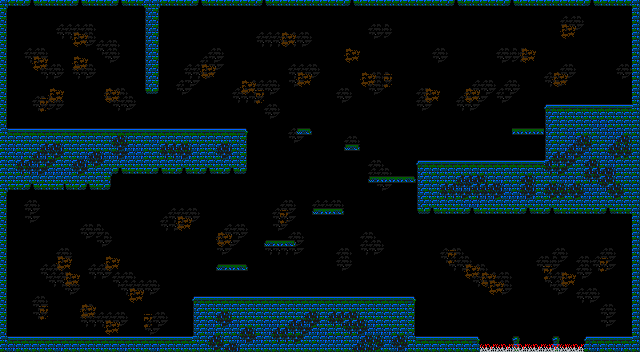

A 2D game scene composited from a Tiled map and its tileset images. What follows is a short description and the map's XML, with each tile layer's data collapsed to a summary:
An orthogonal 80x44 tile map with 8x8 px tiles, 5 tile layers (bg, fg, fg2, owp, ...), 2 tilesets and 50 objects (16x spn_enemy, 14x ent_wall, 7x ent_oneway_platform, 7x ent_dfly, 3x ent_coin, ...).

<map version="1.0" tiledversion="1.0.2" orientation="orthogonal" renderorder="right-down" width="80" height="44" tilewidth="8" tileheight="8" backgroundcolor="#000000" nextobjectid="81">
 <tileset firstgid="1" name="tilesheet_tower" tilewidth="8" tileheight="8" spacing="2" margin="1" tilecount="60" columns="12">
  <image source="../res/img/tilesheet_tower.png" width="120" height="50" />
 </tileset>
 <tileset firstgid="61" name="objects" tilewidth="8" tileheight="8" spacing="2" margin="1" tilecount="60" columns="12">
  <image source="../res/img/tilesheet_objects.png" width="120" height="50" />
 </tileset>
 <layer name="bg" width="80" height="44">
  <data>[3520 cells, 1359 non-empty, 15 distinct tile ids]</data>
 </layer>
 <layer name="fg" width="80" height="44">
  <data>[3520 cells, 337 non-empty, 15 distinct tile ids]</data>
 </layer>
 <objectgroup name="obj" visible="0">
  <object id="30" name="ent_coin" type="ent_coin" gid="63" x="608" y="320" width="8" height="8" />
  <object id="31" type="ent_wall" x="8" y="0" width="624" height="8" />
  <object id="32" name="ent_player" type="ent_player" gid="61" x="48" y="320" width="8" height="8" />
  <object id="33" name="Exit" type="at_door" gid="74" x="312" y="296" width="8" height="8">
   <properties>
    <property name="locked" type="bool" value="true" />
   </properties>
  </object>
  <object id="34" type="ent_oneway_platform" x="216" y="264" width="32" height="8" />
  <object id="35" name="ent_coin" type="ent_coin" gid="63" x="576" y="80" width="8" height="8" />
  <object id="36" name="ent_coin" type="ent_coin" gid="63" x="40" y="80" width="8" height="8" />
  <object id="37" name="Runner SPN" type="spn_enemy" gid="76" x="-48" y="120" width="8" height="8">
   <properties>
    <property name="spawn" value="ent_duck_run" />
   </properties>
  </object>
  <object id="38" name="Hopper Spn" type="spn_enemy" gid="77" x="-48" y="104" width="8" height="8">
   <properties>
    <property name="spawn" value="ent_duck_hop" />
   </properties>
  </object>
  <object id="39" name="Shooter SPN" type="spn_enemy" gid="78" x="-48" y="138" width="8" height="8">
   <properties>
    <property name="spawn" value="ent_duck_shoot" />
   </properties>
  </object>
  <object id="40" name="Random  Dragonfly" type="ent_dfly" gid="68" x="104" y="304" width="8" height="8">
   <properties>
    <property name="pickup_type" value="default" />
   </properties>
  </object>
  <object id="41" name="Random  Dragonfly" type="ent_dfly" gid="68" x="328" y="192" width="8" height="8">
   <properties>
    <property name="pickup_type" value="default" />
   </properties>
  </object>
  <object id="42" name="Random  Dragonfly" type="ent_dfly" gid="68" x="440" y="304" width="8" height="8">
   <properties>
    <property name="pickup_type" value="default" />
   </properties>
  </object>
  <object id="43" name="Random  Dragonfly" type="ent_dfly" gid="68" x="552" y="312" width="8" height="8">
   <properties>
    <property name="pickup_type" value="default" />
   </properties>
  </object>
  <object id="44" name="Random  Dragonfly" type="ent_dfly" gid="68" x="472" y="120" width="8" height="8">
   <properties>
    <property name="pickup_type" value="default" />
   </properties>
  </object>
  <object id="45" name="Random  Dragonfly" type="ent_dfly" gid="68" x="216" y="88" width="8" height="8">
   <properties>
    <property name="pickup_type" value="default" />
   </properties>
  </object>
  <object id="46" name="Random  Dragonfly" type="ent_dfly" gid="68" x="64" y="88" width="8" height="8">
   <properties>
    <property name="pickup_type" value="default" />
   </properties>
  </object>
  <object id="47" type="ent_wall" x="0" y="8" width="8" height="328" />
  <object id="48" type="ent_wall" x="632" y="8" width="8" height="344" />
  <object id="49" type="ent_wall" x="192" y="296" width="224" height="40" />
  <object id="50" type="ent_wall" x="416" y="160" width="216" height="48" />
  <object id="51" type="ent_wall" x="544" y="104" width="88" height="56" />
  <object id="52" type="ent_wall" x="8" y="128" width="240" height="40" />
  <object id="53" type="ent_wall" x="8" y="168" width="104" height="24" />
  <object id="54" type="ent_wall" x="144" y="8" width="16" height="88" />
  <object id="55" type="ent_wall" x="416" y="336" width="64" height="16" />
  <object id="56" type="ent_wall" x="512" y="336" width="8" height="8" />
  <object id="57" type="ent_wall" x="552" y="336" width="8" height="8" />
  <object id="58" type="ent_wall" x="584" y="336" width="48" height="16" />
  <object id="59" type="ent_wall" x="8" y="336" width="184" height="16" />
  <object id="60" type="ent_oneway_platform" x="264" y="240" width="32" height="8" />
  <object id="61" type="ent_oneway_platform" x="312" y="208" width="32" height="8" />
  <object id="62" type="ent_oneway_platform" x="368" y="176" width="48" height="8" />
  <object id="63" type="ent_oneway_platform" x="344" y="144" width="16" height="8" />
  <object id="64" type="ent_oneway_platform" x="296" y="128" width="16" height="8" />
  <object id="65" type="ent_oneway_platform" x="512" y="128" width="32" height="8" />
  <object id="66" type="ent_spikes" x="480" y="344" width="104" height="8" />
  <object id="67" name="Hopper Spn" type="spn_enemy" gid="77" x="264" y="280" width="8" height="8">
   <properties>
    <property name="spawn" value="ent_duck_hop" />
   </properties>
  </object>
  <object id="68" name="Hopper Spn" type="spn_enemy" gid="77" x="352" y="272" width="8" height="8">
   <properties>
    <property name="spawn" value="ent_duck_hop" />
   </properties>
  </object>
  <object id="70" name="Shooter SPN" type="spn_enemy" gid="78" x="16" y="112" width="8" height="8">
   <properties>
    <property name="spawn" value="ent_duck_shoot" />
   </properties>
  </object>
  <object id="71" name="Shooter SPN" type="spn_enemy" gid="78" x="616" y="88" width="8" height="8">
   <properties>
    <property name="spawn" value="ent_duck_shoot" />
   </properties>
  </object>
  <object id="72" name="Shooter SPN" type="spn_enemy" gid="78" x="608" y="320" width="8" height="8">
   <properties>
    <property name="spawn" value="ent_duck_shoot" />
   </properties>
  </object>
  <object id="73" name="Hopper Spn" type="spn_enemy" gid="77" x="72" y="104" width="8" height="8">
   <properties>
    <property name="spawn" value="ent_duck_hop" />
   </properties>
  </object>
  <object id="74" name="Hopper Spn" type="spn_enemy" gid="77" x="520" y="112" width="8" height="8">
   <properties>
    <property name="spawn" value="ent_duck_hop" />
   </properties>
  </object>
  <object id="75" name="Runner SPN" type="spn_enemy" gid="76" x="56" y="112" width="8" height="8">
   <properties>
    <property name="spawn" value="ent_duck_run" />
   </properties>
  </object>
  <object id="76" name="Runner SPN" type="spn_enemy" gid="76" x="160" y="112" width="8" height="8">
   <properties>
    <property name="spawn" value="ent_duck_run" />
   </properties>
  </object>
  <object id="77" name="Runner SPN" type="spn_enemy" gid="76" x="480" y="144" width="8" height="8">
   <properties>
    <property name="spawn" value="ent_duck_run" />
   </properties>
  </object>
  <object id="78" name="Homing Spawner" type="spn_enemy" gid="67" x="520" y="252" width="8" height="8">
   <properties>
    <property name="spawn" value="ent_duck_homing" />
   </properties>
  </object>
  </objectgroup>
 <layer name="fg2" width="80" height="44">
  <data>[3520 cells, 0 non-empty, 0 distinct tile ids]</data>
 </layer>
 <layer name="owp" width="80" height="44">
  <data>[3520 cells, 0 non-empty, 0 distinct tile ids]</data>
 </layer>
 <layer name="solid" width="80" height="44">
  <data>[3520 cells, 0 non-empty, 0 distinct tile ids]</data>
 </layer>
</map>
<!-- 2 of 50 objects omitted -->
